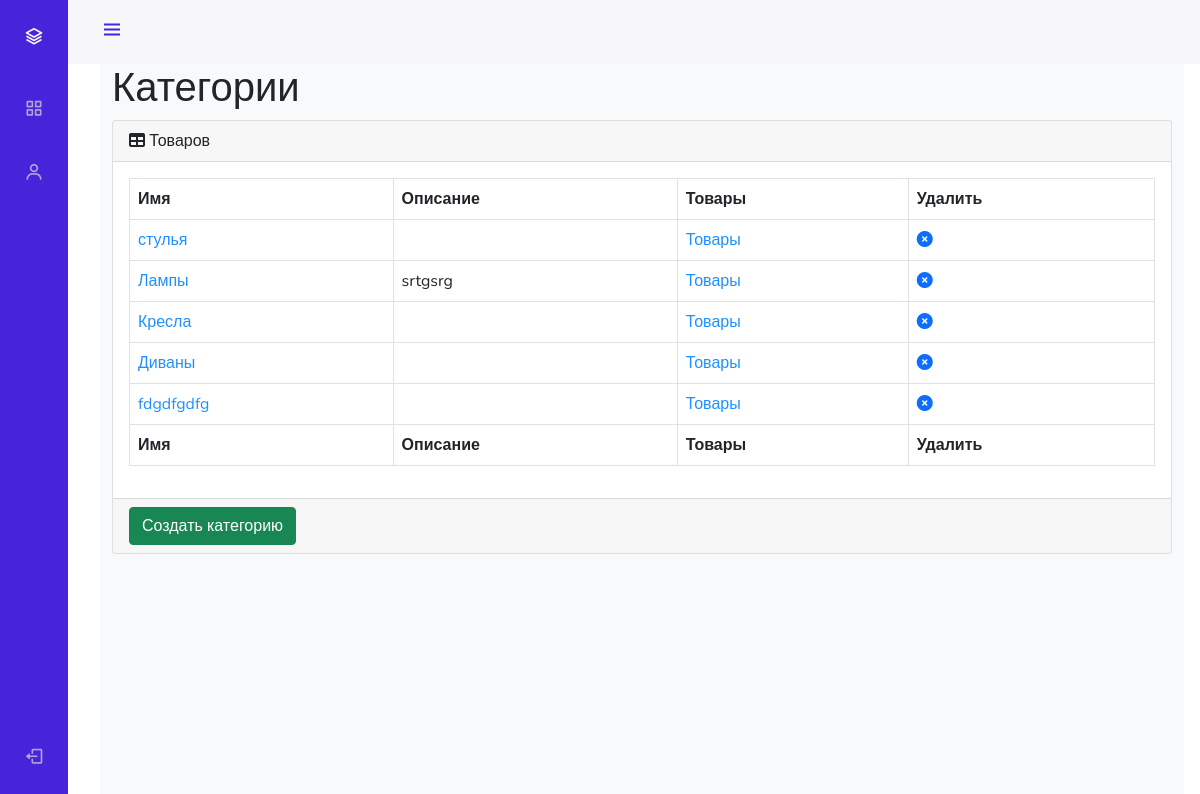
/admin_stuff/categories/read/ (signed in), run on the app's committed database.
### mainapp/models.py (models this page shows, shortened)
class ProductCategory(models.Model):
    name = models.CharField(
        verbose_name='имя',
        max_length=64,
        unique=True
    )
    description = models.TextField(
        verbose_name='описание',
        blank=True
    )
    is_active = models.BooleanField(
        verbose_name='активна',
        default=True
    )

### adminapp/views.py (the view)
# urls.py: path('categories/read/', adminapp.categories, name='categories'),
@user_passes_test(lambda u: u.is_superuser)
def categories(request):
    title = 'админка/категории'
    categories_list = ProductCategory.objects.all()
    context = {
        'title': title,
        'objects': categories_list
    }
    return render(request, 'adminapp/categories.html', context)

### adminapp/templates/adminapp/categories.html
{% extends 'adminapp/base.html' %}
{% load static %}
{% block content %}
<main>
    <div class="container-fluid">
        <h1 class="mt-4">Категории</h1>
        <div class="card mb-4">
            <div class="card-header">
                <i class="fas fa-table mr-1"></i>
                Товаров
            </div>
            <div class="card-body">
                <div class="table-responsive">
                    <table class="table table-bordered" id="dataTable" width="100%" cellspacing="0">
                        <thead>
                        <tr>
                            <th>Имя</th>
                            <th>Описание</th>
                            <th>Товары</th>
                            <th>Удалить</th>
                        </tr>
                        </thead>
                        <tfoot>
                        <tr>
                            <th>Имя</th>
                            <th>Описание</th>
                            <th>Товары</th>
                            <th>Удалить</th>
                        </tr>
                        </tfoot>
                        <tbody>
                        {% for item in objects %}
                            <tr {% if not item.is_active %} style="opacity: 0.5; text-decoration: line-through;" {% endif %}>
                                <td><a href="{% url 'admin_stuff:category_update' item.id %}" style="color: dodgerblue">{{ item.name }}</a></td>
                                <td>{{ item.description }}</td>
                                <td><a href="{% url 'admin_stuff:products' item.id %}" style="color: dodgerblue">Товары</a></td>
                                <td>
                                    <a {% if not item.is_active %} class="invisible" {% endif %} href="{% url 'admin_stuff:category_delete' pk=item.id %}">
                                        <i class="fa fa-times-circle"></i>
                                    </a>
                                </td>
                            </tr>
                        {% endfor %}
                        </tbody>
                    </table>
                </div>
            </div>
            <div class="card-footer">
                <a href="{% url 'admin_stuff:category_create' %}">
                    <button class="btn btn-success">Создать категорию</button>
                </a>
            </div>
        </div>
    </div>
</main>
{% endblock %}

### adminapp/static/adminapp/css/style.css (style rules this page uses)
:root { --header-height: 3rem; --nav-width: 68px; --first-color: #4723D9; --first-color-light: #AFA5D9; --white-color: #F7F6FB; --body-font: 'Nunito', sans-serif; --normal-font-size: 1rem; --z-fixed: 100 }
body { position: relative; margin: var(--header-height) 0 0 0; padding: 0 1rem; font-family: var(--body-font); font-size: var(--normal-font-size); transition: .5s }
a { text-decoration: none }
@media screen and (min-width: 768px) { body { margin: calc(var(--header-height) + 1rem) 0 0 0; padding-left: calc(var(--nav-width) + 2rem) } }

### data on the page
ProductCategory: name "стулья"
ProductCategory: name "Лампы", description "srtgsrg"
ProductCategory: name "Кресла"
ProductCategory: name "Диваны"
ProductCategory: name "fdgdfgdfg"
